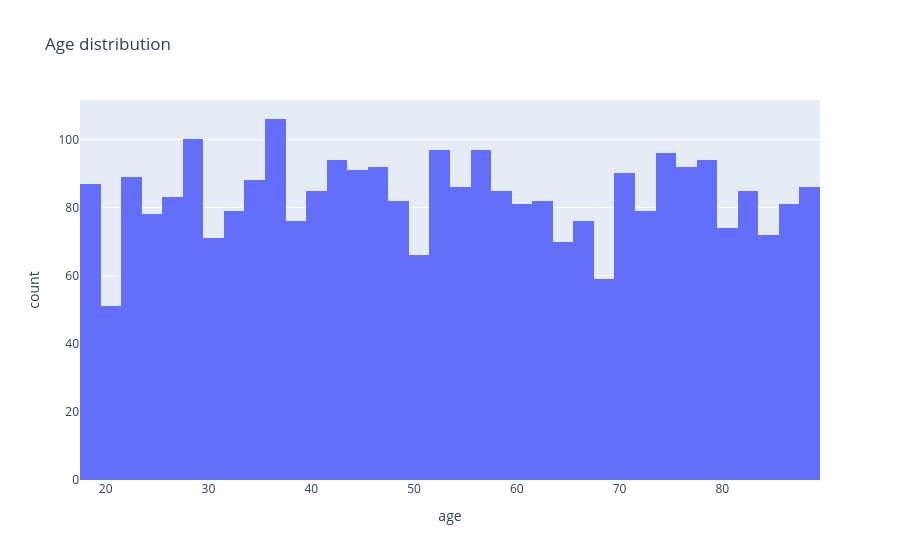
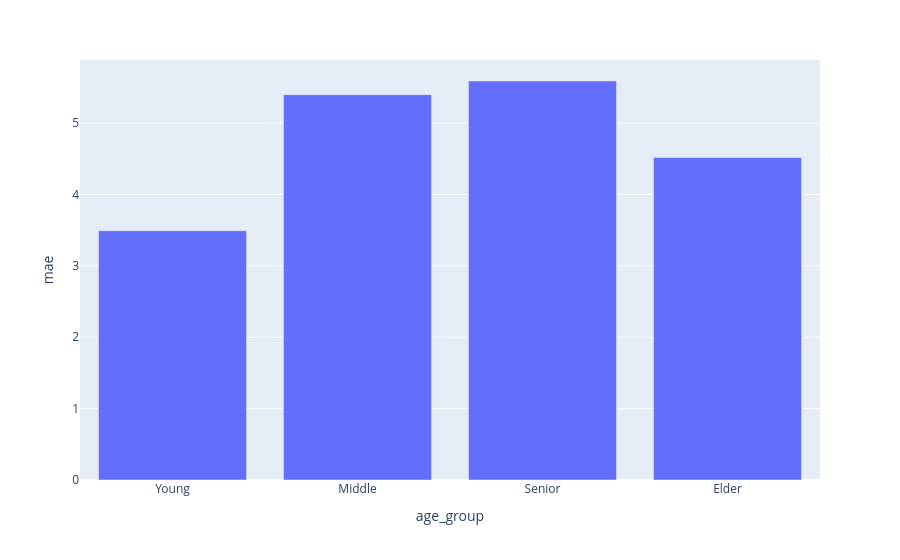

Notebook cell for these charts, in order:
### Code cell
%run ./01_train_model.ipynb

### Figure 1 — Plotly figure (JSON) as saved in the notebook; plotly's stock layout.template omitted (floating-point values rounded to 4 significant figures; data arrays with more than 128 entries replaced by an {"elided": "..."} marker saying what was removed)
{"data": [{"bingroup": "x", "hovertemplate": "age=%{x}<br>count=%{y}<extra></extra>", "legendgroup": "", "marker": {"color": "#636efa", "pattern": {"shape": ""}}, "name": "", "orientation": "v", "showlegend": false, "type": "histogram", "x": {"elided": "3000 int values"}, "xaxis": "x", "yaxis": "y"}], "layout": {"barmode": "relative", "legend": {"tracegroupgap": 0}, "title": {"text": "Age distribution"}, "xaxis": {"anchor": "y", "domain": [0, 1], "title": {"text": "age"}}, "yaxis": {"anchor": "x", "domain": [0, 1], "title": {"text": "count"}}}}

### Figure 2 — Plotly figure (JSON) as saved in the notebook; plotly's stock layout.template omitted (floating-point values rounded to 4 significant figures)
{"data": [{"hovertemplate": "age_group=%{x}<br>mae=%{y}<extra></extra>", "legendgroup": "", "marker": {"color": "#636efa", "pattern": {"shape": ""}}, "name": "", "orientation": "v", "showlegend": false, "textposition": "auto", "type": "bar", "x": ["Young", "Middle", "Senior", "Elder"], "xaxis": "x", "y": [3.491, 5.397, 5.589, 4.517], "yaxis": "y"}], "layout": {"barmode": "relative", "legend": {"tracegroupgap": 0}, "margin": {"t": 60}, "xaxis": {"anchor": "y", "domain": [0, 1], "title": {"text": "age_group"}}, "yaxis": {"anchor": "x", "domain": [0, 1], "title": {"text": "mae"}}}}
